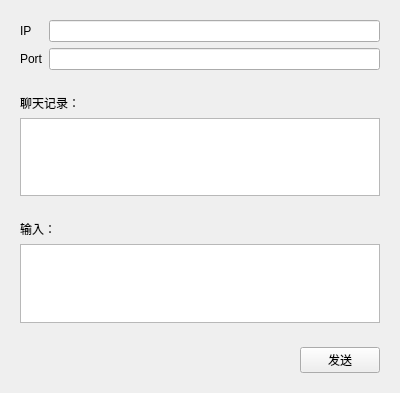
<?xml version="1.0" encoding="UTF-8"?>
<ui version="4.0">
 <class>Client</class>
 <widget class="QWidget" name="Client">
  <property name="geometry">
   <rect>
    <x>0</x>
    <y>0</y>
    <width>400</width>
    <height>393</height>
   </rect>
  </property>
  <property name="windowTitle">
   <string>Form</string>
  </property>
  <layout class="QVBoxLayout" name="verticalLayout_3">
   <item>
    <widget class="QWidget" name="widget" native="true">
     <layout class="QGridLayout" name="gridLayout">
      <item row="0" column="0">
       <widget class="QLabel" name="label">
        <property name="text">
         <string>IP</string>
        </property>
       </widget>
      </item>
      <item row="0" column="1">
       <widget class="QLineEdit" name="severIp"/>
      </item>
      <item row="1" column="0">
       <widget class="QLabel" name="label_2">
        <property name="text">
         <string>Port</string>
        </property>
       </widget>
      </item>
      <item row="1" column="1">
       <widget class="QLineEdit" name="serverPort"/>
      </item>
     </layout>
    </widget>
   </item>
   <item>
    <widget class="QWidget" name="widget_2" native="true">
     <layout class="QVBoxLayout" name="verticalLayout">
      <item>
       <widget class="QLabel" name="label_3">
        <property name="text">
         <string>聊天记录：</string>
        </property>
       </widget>
      </item>
      <item>
       <widget class="QTextEdit" name="record"/>
      </item>
     </layout>
    </widget>
   </item>
   <item>
    <widget class="QWidget" name="widget_3" native="true">
     <layout class="QVBoxLayout" name="verticalLayout_2">
      <item>
       <widget class="QLabel" name="label_4">
        <property name="text">
         <string>输入：</string>
        </property>
       </widget>
      </item>
      <item>
       <widget class="QTextEdit" name="message"/>
      </item>
     </layout>
    </widget>
   </item>
   <item>
    <widget class="QWidget" name="widget_4" native="true">
     <layout class="QHBoxLayout" name="horizontalLayout">
      <item>
       <spacer name="horizontalSpacer">
        <property name="orientation">
         <enum>Qt::Horizontal</enum>
        </property>
        <property name="sizeHint" stdset="0">
         <size>
          <width>276</width>
          <height>20</height>
         </size>
        </property>
       </spacer>
      </item>
      <item>
       <widget class="QPushButton" name="send">
        <property name="text">
         <string>发送</string>
        </property>
       </widget>
      </item>
     </layout>
    </widget>
   </item>
  </layout>
 </widget>
 <resources/>
 <connections/>
</ui>
